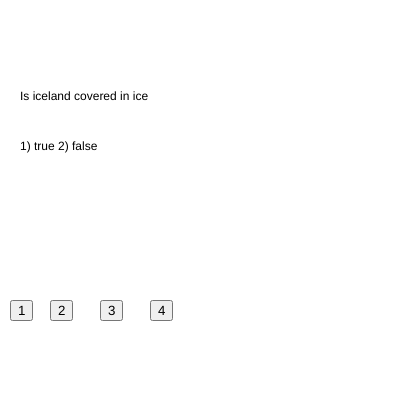
Frame 1 (no input)
Frame 60 (no input): identical to frame 1, image omitted
Frame 120 (the mouse pressed at the canvas centre since frame 60): identical to frame 1, image omitted

The p5.js sketch that drew this single still picture (run headless with seeded random() and noise() and a simulated clock; from frame 60 on, the mouse is pressed at the canvas centre):

// p5.js sketch
// ── sketch.js
var questions = ["Is iceland covered in ice", "what ocean lies east of the us"];
var options = ["1) true 2) false", "1) pacific 2) eastern 3) indian 4) atlantic"];
var answers = [2,4];

var answerCorrect = "";

var currentOption = -1;

var currentQuestion = 0;

var button1, button2, button3, button4;

var startTimer = false;
var prevTimer = 0;
var interval = 3000;

function setup() {
  // put setup code here
  createCanvas(400,400);

  button1 = createButton("1");
  button1.position(10,300);
  button1.mousePressed(function(){
    currentOption = 1;
  });

  button2 = createButton("2");
  button2.position(50,300);
  button2.mousePressed(function(){
    currentOption = 2;
  });

  button3 = createButton("3");
  button3.position(100,300);
  button3.mousePressed(function(){
    currentOption = 3;
  });

  button4 = createButton("4");
  button4.position(150,300);
  button4.mousePressed(function(){
    currentOption = 4;
  });

}

function draw() {
  // put drawing code here
  console.log(currentOption);
  background(255);
  text(questions[currentQuestion], 20,100);

  text(options[currentQuestion], 20,150);

  if(startTimer == true){
    text(answerCorrect, 20,200);
    if(millis() - prevTimer >= interval){
      //do something here
      startTimer = false;
      prevTimer = millis();
    }

  }

  if(currentOption != -1){

    if(currentOption == answers[currentQuestion]){
      // correct
      console.log("correct");
      answerCorrect = "Correct";
      currentQuestion = currentQuestion + 1;

      if(currentQuestion >= questions.length){
        currentQuestion = 0;
      }

    }else{
      //incorrect
      console.log("incorrect");
      answerCorrect = "Try again!";
    }
    currentOption = -1;
    startTimer = true;
    prevTimer = millis();
  }


}
